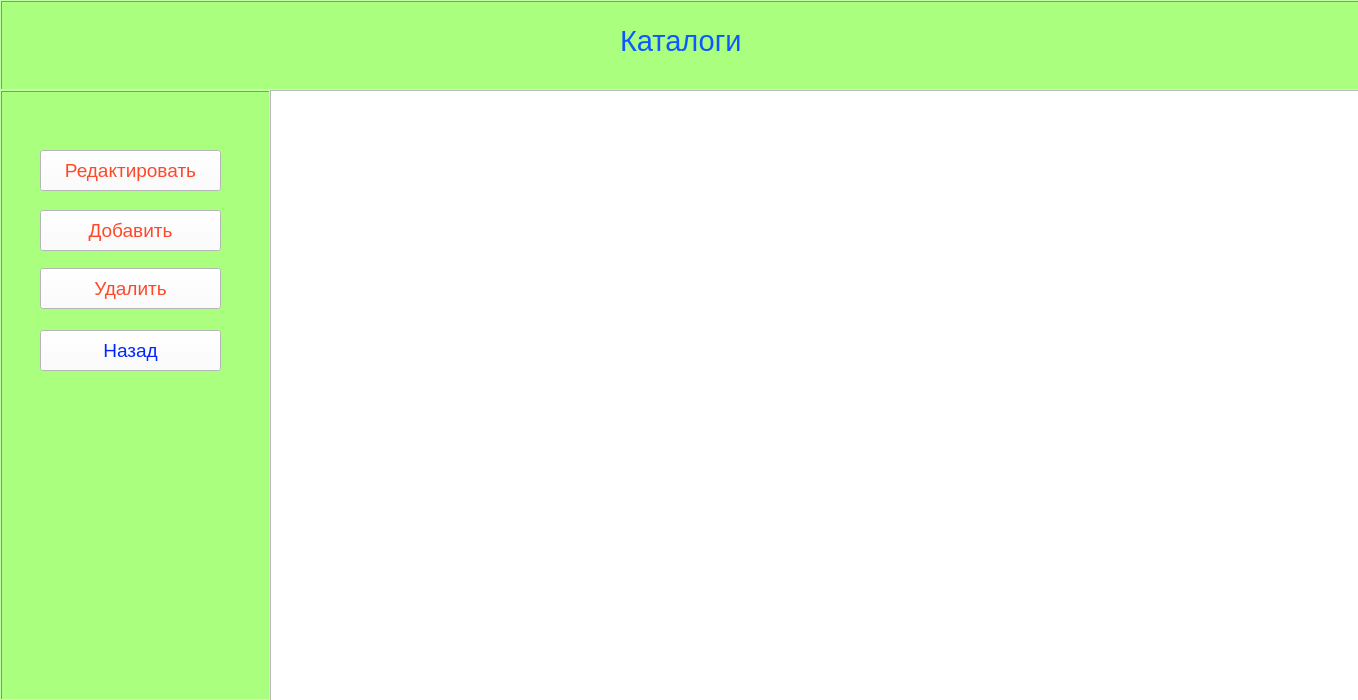
<?xml version="1.0" encoding="UTF-8"?>
<ui version="4.0">
 <class>CatSpisokWindow</class>
 <widget class="QMainWindow" name="CatSpisokWindow">
  <property name="geometry">
   <rect>
    <x>0</x>
    <y>0</y>
    <width>1358</width>
    <height>700</height>
   </rect>
  </property>
  <property name="windowTitle">
   <string>Список каталогов</string>
  </property>
  <widget class="QWidget" name="centralwidget">
   <widget class="QFrame" name="frame">
    <property name="geometry">
     <rect>
      <x>0</x>
      <y>0</y>
      <width>1361</width>
      <height>91</height>
     </rect>
    </property>
    <property name="styleSheet">
     <string notr="true">background-color:rgb(170, 255, 127)</string>
    </property>
    <property name="frameShape">
     <enum>QFrame::Box</enum>
    </property>
    <property name="frameShadow">
     <enum>QFrame::Raised</enum>
    </property>
    <widget class="QLabel" name="label">
     <property name="geometry">
      <rect>
       <x>620</x>
       <y>20</y>
       <width>131</width>
       <height>41</height>
      </rect>
     </property>
     <property name="font">
      <font>
       <pointsize>22</pointsize>
      </font>
     </property>
     <property name="styleSheet">
      <string notr="true">color: rgb(13, 89, 255);</string>
     </property>
     <property name="text">
      <string>Каталоги</string>
     </property>
    </widget>
   </widget>
   <widget class="QFrame" name="frame_2">
    <property name="geometry">
     <rect>
      <x>0</x>
      <y>90</y>
      <width>271</width>
      <height>611</height>
     </rect>
    </property>
    <property name="styleSheet">
     <string notr="true">background-color:rgb(170, 255, 127)</string>
    </property>
    <property name="frameShape">
     <enum>QFrame::Box</enum>
    </property>
    <property name="frameShadow">
     <enum>QFrame::Raised</enum>
    </property>
    <widget class="QPushButton" name="pushButton">
     <property name="geometry">
      <rect>
       <x>40</x>
       <y>60</y>
       <width>181</width>
       <height>41</height>
      </rect>
     </property>
     <property name="font">
      <font>
       <pointsize>14</pointsize>
      </font>
     </property>
     <property name="styleSheet">
      <string notr="true">background-color:rgb(255, 255, 255);
color: rgb(255, 71, 41);</string>
     </property>
     <property name="text">
      <string>Редактировать</string>
     </property>
    </widget>
    <widget class="QPushButton" name="pushButton_2">
     <property name="geometry">
      <rect>
       <x>40</x>
       <y>120</y>
       <width>181</width>
       <height>41</height>
      </rect>
     </property>
     <property name="font">
      <font>
       <pointsize>14</pointsize>
      </font>
     </property>
     <property name="styleSheet">
      <string notr="true">background-color:rgb(255, 255, 255);
color: rgb(255, 71, 41);</string>
     </property>
     <property name="text">
      <string>Добавить</string>
     </property>
    </widget>
    <widget class="QPushButton" name="pushButton_3">
     <property name="geometry">
      <rect>
       <x>40</x>
       <y>178</y>
       <width>181</width>
       <height>41</height>
      </rect>
     </property>
     <property name="font">
      <font>
       <pointsize>14</pointsize>
      </font>
     </property>
     <property name="styleSheet">
      <string notr="true">background-color:rgb(255, 255, 255);
color: rgb(255, 71, 41);</string>
     </property>
     <property name="text">
      <string>Удалить</string>
     </property>
    </widget>
    <widget class="QPushButton" name="pushButton_4">
     <property name="geometry">
      <rect>
       <x>40</x>
       <y>240</y>
       <width>181</width>
       <height>41</height>
      </rect>
     </property>
     <property name="font">
      <font>
       <pointsize>14</pointsize>
      </font>
     </property>
     <property name="styleSheet">
      <string notr="true">background-color:rgb(255, 255, 255);
color: rgb(0, 37, 255);</string>
     </property>
     <property name="text">
      <string>Назад</string>
     </property>
    </widget>
   </widget>
   <widget class="QTableWidget" name="tableWidget">
    <property name="geometry">
     <rect>
      <x>270</x>
      <y>90</y>
      <width>1091</width>
      <height>611</height>
     </rect>
    </property>
   </widget>
  </widget>
 </widget>
 <resources/>
 <connections/>
</ui>
